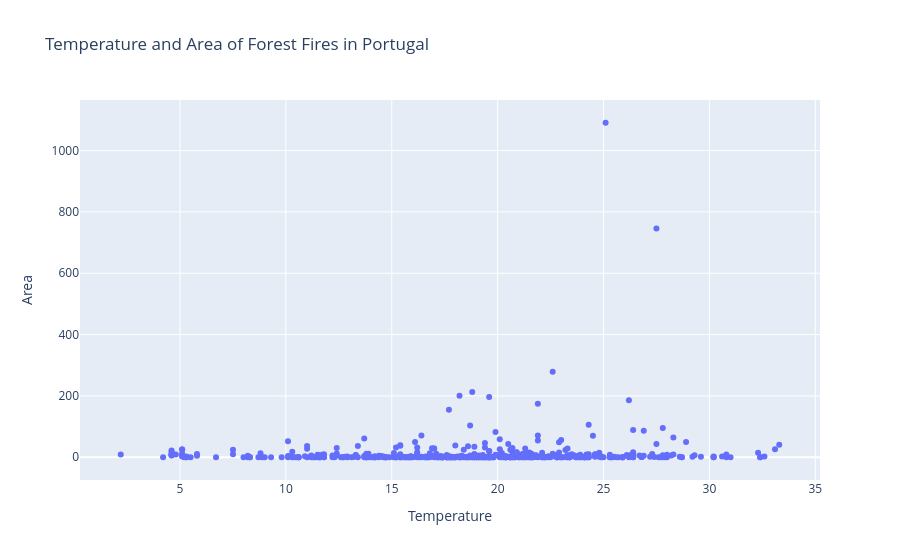

The notebook cell this image was saved under:
### Code cell
firescatter = px.scatter(fire, 
                 x = "temp",
                     y = "area", 
                        title = "Temperature and Area of Forest Fires in Portugal", 
                        labels = {"area": "Area",
                                  "temp": "Temperature"})
firescatter

### Figure 1 — Plotly figure (JSON) as saved in the notebook; plotly's stock layout.template omitted (floating-point values rounded to 4 significant figures; data arrays with more than 128 entries replaced by an {"elided": "..."} marker saying what was removed)
{"data": [{"hovertemplate": "Temperature=%{x}<br>Area=%{y}<extra></extra>", "legendgroup": "", "marker": {"color": "#636efa", "symbol": "circle"}, "mode": "markers", "name": "", "orientation": "v", "showlegend": false, "type": "scatter", "x": {"elided": "517 float values"}, "xaxis": "x", "y": {"elided": "517 float values"}, "yaxis": "y"}], "layout": {"legend": {"tracegroupgap": 0}, "title": {"text": "Temperature and Area of Forest Fires in Portugal"}, "xaxis": {"anchor": "y", "domain": [0, 1], "title": {"text": "Temperature"}}, "yaxis": {"anchor": "x", "domain": [0, 1], "title": {"text": "Area"}}}}
